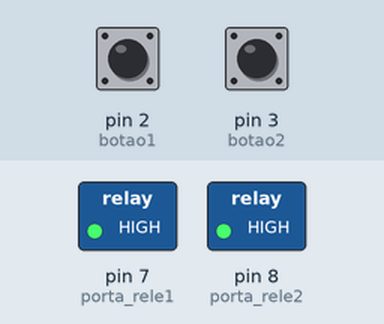
Bench run of a sketch on a simulated Arduino Uno, built with avr-gcc and run on an emulated ATmega328P. On the bench: switched loads named in the sketch (green lamp = pin HIGH). Dashed ring = blinking. The inputs (shaded band) are chosen by the test bench; at power-on: pin 2 (botao1) LOW, pin 3 (botao2) LOW.

Above: at 1.2 s.
1.3 s: pin 2 (botao1) pulled HIGH for 3.2 s
At 2.7 s:
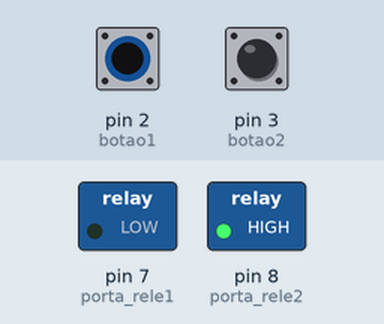
6.8 s: pin 3 (botao2) pulled HIGH for 0.15 s
At 8.1 s:
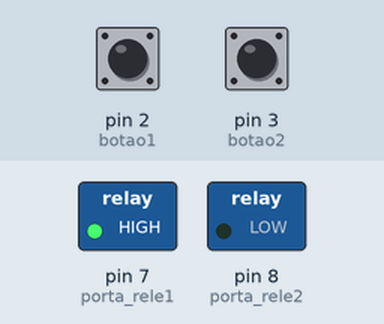
9.3 s: pin 2 (botao1) pulled HIGH for 0.15 s
At 11.2 s:
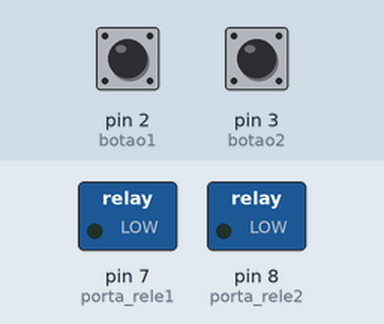
11.8 s: pin 2 (botao1) pulled HIGH for 1 s
At 13.1 s:
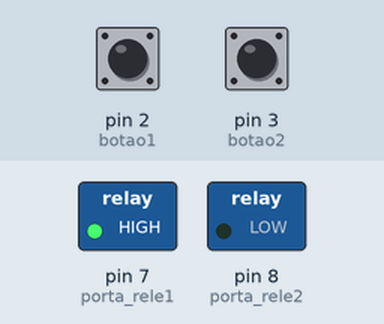
14.3 s: pin 3 (botao2) pulled HIGH for 1 s
At 16.2 s:
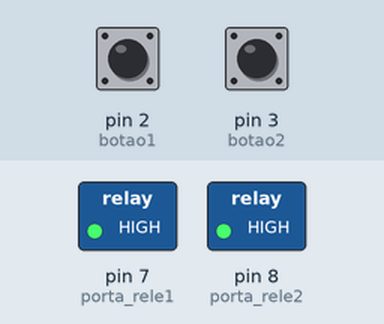
Timing chart, 0 to 17.7 s (numbered marks = the images above; inputs shaded):
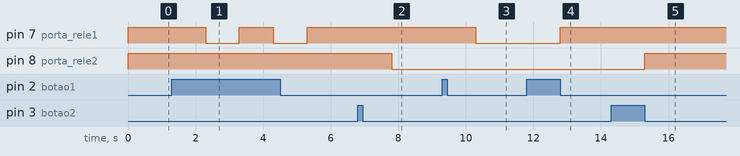

Measured:
- after the input at 1.3 s, pin 7 (porta_rele1): alternates HIGH for 1.0 s and LOW for 1.0 s, starting after 1.0 s
- after the input at 6.8 s, pin 8 (porta_rele2): HIGH → LOW after 1.0 s
- after the input at 9.3 s, pin 7 (porta_rele1): HIGH → LOW after 1.0 s
- after the input at 11.8 s, pin 7 (porta_rele1): LOW → HIGH after 1.0 s
- after the input at 14.3 s, pin 8 (porta_rele2): LOW → HIGH after 1.0 s

The sketch:

AULA11_PBL_02.ino
```cpp
int porta_rele1 = 7;
int porta_rele2 = 8;
int botao1 = 2;
int botao2 = 3;
int estadorele1 = 1;
int estadorele2 = 1;
int leitura1 = 0;
int leitura2 = 0;


void setup() {
  pinMode(porta_rele1, OUTPUT);
  pinMode(porta_rele2, OUTPUT);

  pinMode(botao1, INPUT);
  pinMode(botao2, INPUT);

  digitalWrite(porta_rele1, HIGH);
  digitalWrite(porta_rele2, HIGH);

}

void loop() {
  leitura1 = digitalRead(botao1);
  if(leitura1!=0){
    while(digitalRead(botao1)!=0){
    delay(1000);

    estadorele1 = !estadorele1;
    digitalWrite(porta_rele1, estadorele1);
    }
  }

  leitura2 = digitalRead(botao2);
  if(leitura2!=0){
    while(digitalRead(botao2)!=0){
    delay(1000);

    estadorele2 = !estadorele2;
    digitalWrite(porta_rele2, estadorele2);
    }
  }
}
```
